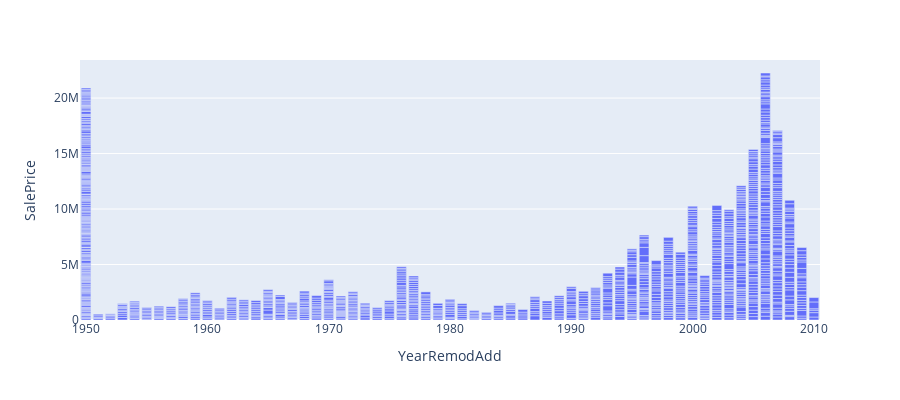

Notebook cell for this chart:
### Code cell
#YearRemodAdd vs SalePrice
fig = px.bar(train_df, x="YearRemodAdd", y="SalePrice",
              
             height=400)
fig.show()

### Figure 1 — Plotly figure (JSON) as saved in the notebook; plotly's stock layout.template omitted (floating-point values rounded to 4 significant figures; data arrays with more than 128 entries replaced by an {"elided": "..."} marker saying what was removed)
{"data": [{"alignmentgroup": "True", "hovertemplate": "YearRemodAdd=%{x}<br>SalePrice=%{y}<extra></extra>", "legendgroup": "", "marker": {"color": "#636efa"}, "name": "", "offsetgroup": "", "orientation": "v", "showlegend": false, "textposition": "auto", "type": "bar", "x": {"elided": "1460 int values"}, "xaxis": "x", "y": {"elided": "1460 int values"}, "yaxis": "y"}], "layout": {"barmode": "relative", "height": 400, "legend": {"tracegroupgap": 0}, "margin": {"t": 60}, "xaxis": {"anchor": "y", "domain": [0, 1], "title": {"text": "YearRemodAdd"}}, "yaxis": {"anchor": "x", "domain": [0, 1], "title": {"text": "SalePrice"}}}}
